Frame 1 (no input): blank canvas, image omitted
Frame 60 (the mouse pressed at the canvas centre just before this capture): blank canvas, image omitted
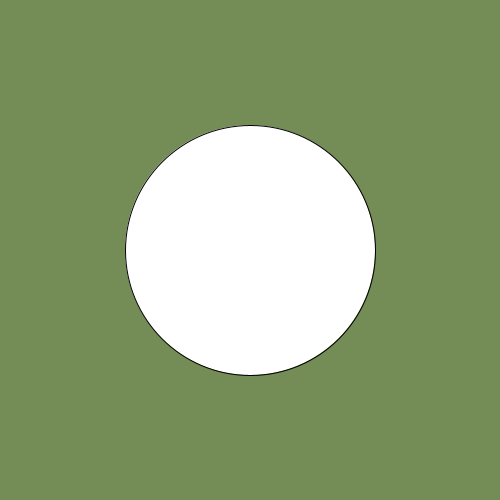
Frame 120 (the mouse held since frame 60 and released just before this capture)

The Processing sketch whose frames 1 and 60 were blank and that drew this single picture after the mouse press (run headless with seeded random() and noise(); from frame 60 on, the mouse is pressed at the canvas centre):

// Processing sketch: processing_175282
// ── processing_175282.pde

void setup(){
size(500,500);
background(255,255,255);

}

float x = 0;
float r = 0;
float g = 0;
float b = 0;

void draw(){
background(r,g,b);
if(x == 30){
r = random(0,255);
g = random(0,255);
b = random(0,255);
x = 0;
}
ellipse(250,250,mouseX,mouseY);
x = x + 1;
}
